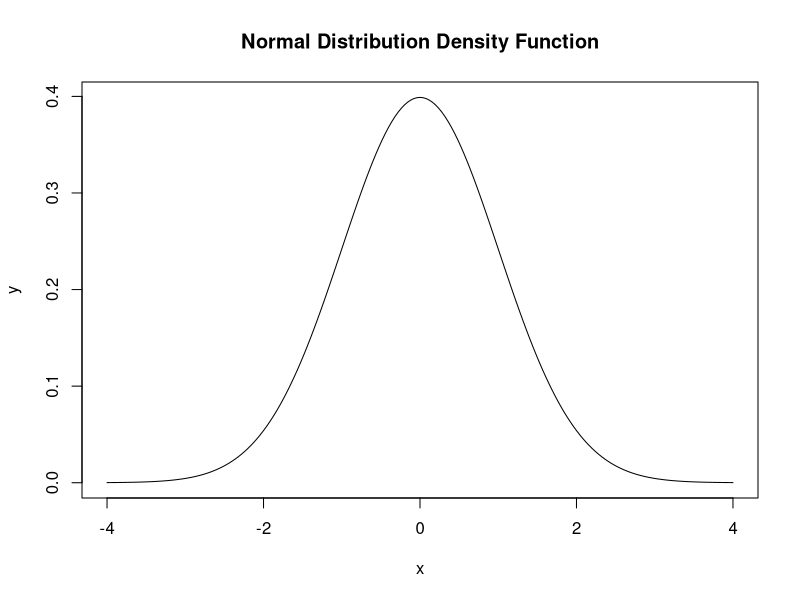
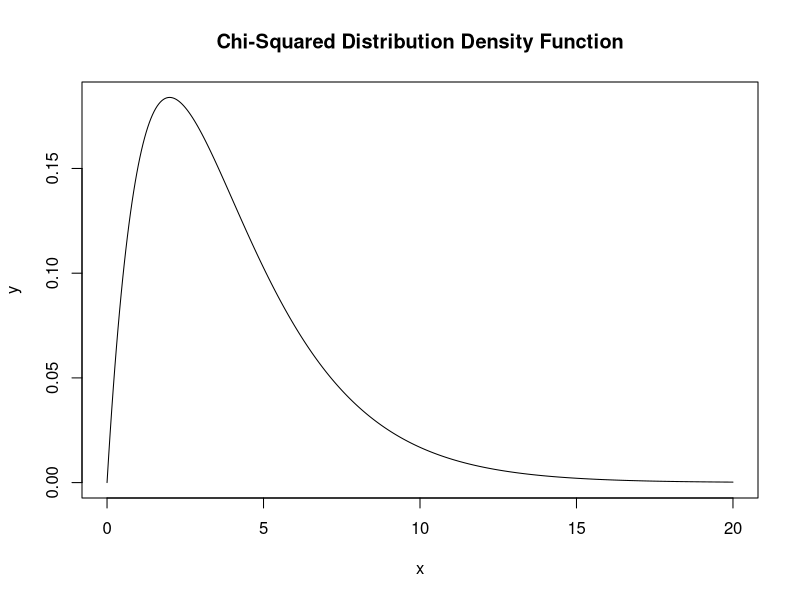

Write R code to recreate these figures, in order.
## ---- chunk 1
set.seed(1234)
x <- seq(-4, 4, by = .04)
y <- dnorm(x, mean = 0, sd = 1)

plot(x, y, type = 'l', main = 'Normal Distribution Density Function')
## ---- chunk 2
x <- seq(0, 20, by = .05)
y <- dchisq(x, df = 4)

plot(x, y, type = 'l', main = 'Chi-Squared Distribution Density Function')
